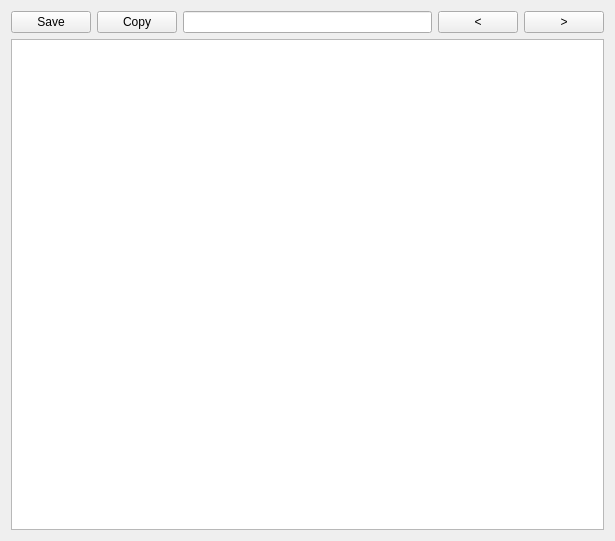
<?xml version="1.0" encoding="UTF-8"?>
<ui version="4.0">
 <author>Ricardo Villalba</author>
 <class>Gui::TLogWindow</class>
 <widget class="QWidget" name="Gui::TLogWindow">
  <property name="geometry">
   <rect>
    <x>0</x>
    <y>0</y>
    <width>615</width>
    <height>541</height>
   </rect>
  </property>
  <property name="windowTitle">
   <string notr="true">Log Window</string>
  </property>
  <layout class="QVBoxLayout">
   <item>
    <layout class="QHBoxLayout">
     <property name="spacing">
      <number>6</number>
     </property>
     <property name="margin">
      <number>0</number>
     </property>
     <item>
      <widget class="QPushButton" name="saveButton">
       <property name="toolTip">
        <string>Save log to file</string>
       </property>
       <property name="text">
        <string>Save</string>
       </property>
      </widget>
     </item>
     <item>
      <widget class="QPushButton" name="copyButton">
       <property name="toolTip">
        <string>Copy log to clipboard</string>
       </property>
       <property name="text">
        <string>Copy</string>
       </property>
      </widget>
     </item>
     <item>
      <widget class="QLineEdit" name="findEdit"/>
     </item>
     <item>
      <widget class="QPushButton" name="findPreviousButton">
       <property name="toolTip">
        <string>Find previous</string>
       </property>
       <property name="text">
        <string>&lt;</string>
       </property>
      </widget>
     </item>
     <item>
      <widget class="QPushButton" name="findNextButton">
       <property name="toolTip">
        <string>Find next</string>
       </property>
       <property name="text">
        <string>&gt;</string>
       </property>
      </widget>
     </item>
    </layout>
   </item>
   <item>
    <widget class="QPlainTextEdit" name="edit"/>
   </item>
  </layout>
 </widget>
 <layoutdefault spacing="6" margin="11"/>
 <tabstops>
  <tabstop>findEdit</tabstop>
  <tabstop>findPreviousButton</tabstop>
  <tabstop>findNextButton</tabstop>
  <tabstop>edit</tabstop>
  <tabstop>saveButton</tabstop>
  <tabstop>copyButton</tabstop>
 </tabstops>
 <resources/>
 <connections/>
</ui>
